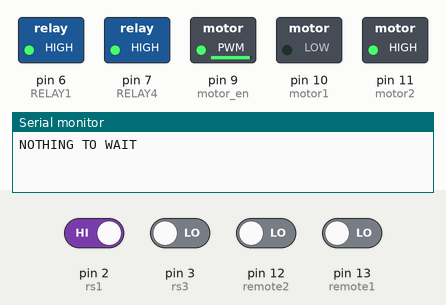
This sketch was run on a simulated Arduino Uno, built with avr-gcc and run on an emulated ATmega328P. On the bench: switched loads named in the sketch (green lamp = pin HIGH), the last lines printed to the serial monitor. The test bench sets the inputs (shaded band); at power-on: pin 2 (rs1) HIGH, pin 3 (rs3), pin 12 (remote2), pin 13 (remote1) LOW.

Above: at 5.65 s.
5.7 s: pin 2 (rs1) driven LOW
At 6.5 s:
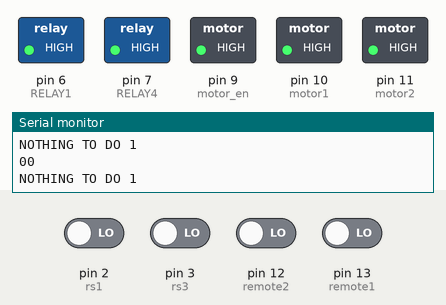
7.2 s: pin 12 (remote2) driven HIGH
At 7.39 s:
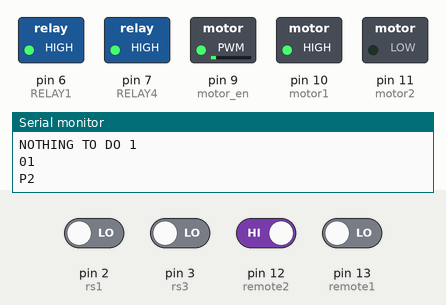
At 8.6 s:
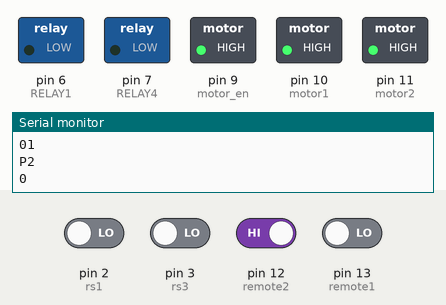
Timing chart, 0 to 10.2 s (numbered marks = the images above; inputs shaded):
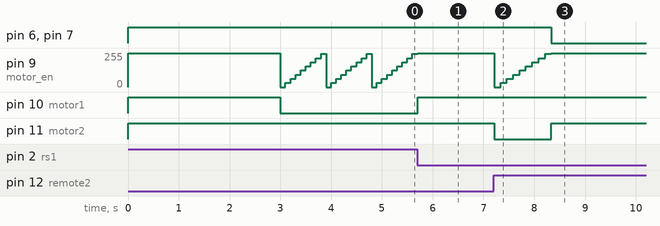

The sketch:

full_v6.ino
```cpp
#define remote1 13  // downward
#define remote2 12  // upward
//#define remote3 8
//#define remote4 5
#define RELAY1 6
#define RELAY4 7
#define motor1 10
#define motor2 11
#define motor_en 9
#define rs1 2  // top
//#define rs2 3  // middle
#define rs3 3  // below
int num = 0;
int reedNum = 0;
int H = 1;
int L = 0;
//int value = 0;

void setup() {
  // put your setup code here, to run once:
  pinMode(remote1, INPUT);
  pinMode(remote2, INPUT);
//  pinMode(remote3, INPUT);
//  pinMode(remote4, INPUT);
  pinMode(RELAY1, OUTPUT);
  pinMode(RELAY4, OUTPUT);
  pinMode(motor1, OUTPUT);
  pinMode(motor2, OUTPUT);
  pinMode(motor_en, OUTPUT);
  pinMode(rs1, INPUT);
//  pinMode(rs2, INPUT);
  pinMode(rs3, INPUT);
  Serial.begin(9600);

  // relay openning function
  digitalWrite(RELAY1, HIGH);
  digitalWrite(RELAY4, HIGH);

//  digitalWrite(rs1, HIGH);
//  digitalWrite(rs3, HIGH);

}

void loop() {
  // put your main code here, to run repeatedly:
  // motor pausing function
  analogWrite(motor_en, 255);
  digitalWrite(motor1, HIGH);
  digitalWrite(motor2, HIGH);

  if (digitalRead(rs1) == L) {
    reedNum = 1;
    Serial.println("WaitRemote1");
  }
//  else if (digitalRead(rs3) == H) {
//    reedNum = 2;
//    Serial.println("WaitRemote2");
//  }
//  else if (digitalRead(rs2) == H) {
//    reedNum = 3;
//    Serial.println("WaitInitial");
//  }
  else {
    reedNum = 0;
    Serial.println("NOTHING TO WAIT");
  }

  switch (reedNum) {
  case 1:
  {
    do {
      Serial.print(digitalRead(remote1));
      Serial.print(digitalRead(remote2));
      Serial.println();

      if (digitalRead(remote1) == HIGH) {
        num = 1;
        Serial.println("P1");
      }
      else if (digitalRead(remote2) == HIGH) {
        num = 2;
        Serial.println("P2");
      }
      else {
        num = 0;
        Serial.println("NOTHING TO DO 1");
        }
    } while (num == 0);

    if (num == 1) {
      for(int i=0; i<=256; i=i+31) {
        analogWrite(motor_en, i);
        digitalWrite(motor1, HIGH);
        digitalWrite(motor2, LOW);
        delay(125);
      }

      do {
        analogWrite(motor_en, 255);
        digitalWrite(motor1, HIGH);
        digitalWrite(motor2, LOW);
        Serial.println(digitalRead(rs3));
//        delayMicroseconds(10);
      } while (digitalRead(rs3) == H);

      digitalWrite(RELAY1, LOW);
      digitalWrite(RELAY4, LOW);

      analogWrite(motor_en, 255);
      digitalWrite(motor1, HIGH);
      digitalWrite(motor2, HIGH);

      delay(5700);

      digitalWrite(RELAY1, HIGH);
      digitalWrite(RELAY4, HIGH);

      for(int i=0; i<=256; i=i+31) {
        analogWrite(motor_en, i);
        digitalWrite(motor1, LOW);
        digitalWrite(motor2, HIGH);
        delay(125);
      }

      do {
        analogWrite(motor_en, 255);
        digitalWrite(motor1, LOW);
        digitalWrite(motor2, HIGH);
//        delayMicroseconds(10);
        Serial.println(digitalRead(rs1));
      } while (digitalRead(rs1) == H);

      analogWrite(motor_en, 255);
      digitalWrite(motor1, HIGH);
      digitalWrite(motor2, HIGH);

    }

    else if (num == 2) {

      for(int i=0; i<=256; i=i+31) {
        analogWrite(motor_en, i);
        digitalWrite(motor1, H);
        digitalWrite(motor2, L);
        delay(125);
      }

      do {
        analogWrite(motor_en, 255);
        digitalWrite(motor1, H);
        digitalWrite(motor2, L);
        Serial.println(digitalRead(rs3));
      } while (digitalRead(rs3) == H);

      digitalWrite(RELAY1, LOW);
      digitalWrite(RELAY4, LOW);

      analogWrite(motor_en, 255);
      digitalWrite(motor1, HIGH);
      digitalWrite(motor2, HIGH);

      delay(9700);

      digitalWrite(RELAY1, HIGH);
      digitalWrite(RELAY4, HIGH);

      for(int i=0; i<=256; i=i+31) {
        analogWrite(motor_en, i);
        digitalWrite(motor1, LOW);
        digitalWrite(motor2, HIGH);
        delay(125);
      }

      do {
        analogWrite(motor_en, 255);
        digitalWrite(motor1, L);
        digitalWrite(motor2, H);
        Serial.println(digitalRead(rs1));
      } while (digitalRead(rs1) == H);

      analogWrite(motor_en, 255);
      digitalWrite(motor1, HIGH);
      digitalWrite(motor2, HIGH);
    }


    num = 0;
    reedNum = 0;
    break;
  }

//  case 2:
//  {
//      while (num != 2) {
//      Serial.print(digitalRead(remote1));
//      Serial.print(digitalRead(remote2));
//      Serial.println();
//
//      if (digitalRead(remote1) == HIGH) {
//        num = 1;
//        Serial.println("P1");
//      }
//      else if (digitalRead(remote2) == HIGH) {
//        num = 2;
//        Serial.println("P2");
//      }
//      else {
//        num = 0;
//        Serial.println("NOTHING TO DO 2");
//        }
//    }
//
//
//    if (num == 2) {
//      do {
//        analogWrite(motor_en, 255);
//        digitalWrite(motor1, LOW);
//        digitalWrite(motor2, HIGH);
//        Serial.println(digitalRead(rs3));
//      } while (digitalRead(rs3) != H);
//
//      digitalWrite(RELAY1, LOW);
//      digitalWrite(RELAY4, LOW);
//
//      analogWrite(motor_en, 255);
//      digitalWrite(motor1, HIGH);
//      digitalWrite(motor2, HIGH);
//
//      delay(6000);
//
//      digitalWrite(RELAY1, HIGH);
//      digitalWrite(RELAY4, HIGH);
//
//      do {
//        analogWrite(motor_en, 255);
//        digitalWrite(motor1, HIGH);
//        digitalWrite(motor2, LOW);
//        Serial.println(digitalRead(rs1));
//      } while (digitalRead(rs1) != H);
//
//      analogWrite(motor_en, 255);
//      digitalWrite(motor1, HIGH);
//      digitalWrite(motor2, HIGH);
//    }
//
//    num = 0;
//    reedNum = 0;
//    break;
//  }

//  case 3:
//  {
//    while (digitalRead(rs1) != HIGH) {
//      digitalWrite(motor_en, HIGH);
//      digitalWrite(motor1, HIGH);
//      digitalWrite(motor2, LOW);
//    }
//
//    Serial.println("Bye Bye");
//    reedNum = 0;
//    break;
//  }

  case 0:
  {

    delay(3000);

    do {
    for(int i=0; i<=256; i=i+31) {
        analogWrite(motor_en, i);
        digitalWrite(motor1, LOW);
        digitalWrite(motor2, HIGH);
        delay(100);
//        value = i;
      }
    } while (digitalRead(rs1) == H);

    while (digitalRead(rs1) == H) {
        analogWrite(motor_en, 255);
        digitalWrite(motor1, LOW);
        digitalWrite(motor2, HIGH);
        Serial.println(digitalRead(rs1));
      }
    analogWrite(motor_en, 255);
    digitalWrite(motor1, HIGH);
    digitalWrite(motor2, HIGH);

    num = 0;
    reedNum = 0;
//    value = 0;
    Serial.println("Bye");
    break;
  }

  }

}
```

Measured:
- after the input at 5.7 s, pin 10 (motor1): LOW → HIGH at once
- after the input at 7.2 s, pin 6 (RELAY1), pin 7 (RELAY4): HIGH → LOW after 1.1 s; pin 9 (motor_en): 255/255 → 0/255 at once, → 31/255 0.13 s later, → 62/255 0.13 s later, → 93/255 0.13 s later, … (10 changes in this stretch); pin 11 (motor2): HIGH → LOW at once, → HIGH 1.1 s later
- by itself, pin 9 (motor_en): repeats every 0.90 s: 0/255 0.10 s, 31/255 0.10 s, 62/255 0.10 s, 93/255 0.10 s, 124/255 0.10 s, 155/255 0.10 s, 186/255 0.10 s, 217/255 0.10 s, 248/255 0.10 s
